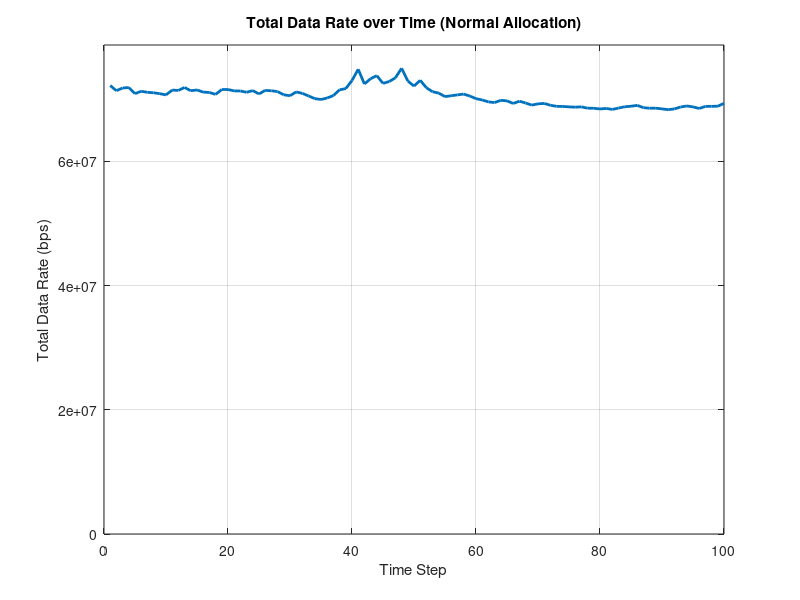

Reproduce this figure in MATLAB.
T = 100;
num_RU = 3;
UERU = 5;
total_UE = UERU * num_RU;
user_RU = zeros(1, total_UE); % RU index for every user

num_RB = 20;
B = 200e3;
P = 0.3;
sigmsqr = 10^((-173 - 30)/10);
eta = 2;
predicted_len = 5;

rayleigh_gain = ones(total_UE, num_RB);

% Location
locrux = [-5, 0, 5];
locruy = [-5, 0, 5];
locux = randn(1, total_UE) * 10;
locuy = randn(1, total_UE) * 10;

trajectory_x = zeros(T, total_UE); % shape(T, total_UE)
trajectory_y = zeros(T, total_UE);
trajectory_x(1,:) = locux;
trajectory_y(1,:) = locuy;

for t = 1:T
    for i = 1:total_UE
        move_x = -1 + 2 * rand();  % np.random.uniform(-1, 1)
        move_y = -1 + 2 * rand();
        trajectory_x(t, i) = trajectory_x(max(t-1,1), i) + move_x;
        trajectory_y(t, i) = trajectory_y(max(t-1,1), i) + move_y;
    end
end

distance = zeros(T, total_UE, num_RU);
for t = 1:T
    for i = 1:total_UE
        temp = zeros(1, num_RU);
        for j = 1:num_RU
            dis = sqrt((trajectory_x(t,i) - locrux(j))^2 + (trajectory_y(t,i) - locruy(j))^2);
            temp(j) = dis;
            distance(t,i,j) = dis;
        end
        [~, user_RU(i)] = min(temp);
    end
end

rb_counts = randi([0, 5], 1, total_UE); % initial allocation
e_norm = zeros(total_UE, num_RB);

for i = 1:total_UE
    count = rb_counts(i);
    if count > 0
        selected_rbs = randperm(num_RB, count); 
        e_norm(i, selected_rbs) = 1;
    end
end

record_norm = [];
for t = 1:100
    data_rate = zeros(1, total_UE);
    for n = 1:total_UE
        for k = 1:num_RB
            if e_norm(n, k) == 1
                signal = P * distance(t, n, user_RU(n))^(-eta) * rayleigh_gain(n, k);

                interference = 0;
                for others = 1:total_UE
                    if others ~= n && e_norm(others, k) == 1
                        if user_RU(others) ~= user_RU(n)
                            interference = interference + ...
                                P * distance(t, others)^(-eta) * rayleigh_gain(others, k);
                        end
                    end
                end

                SINR = signal / (interference + sigmsqr);
                data_rate(n) = data_rate(n) + B * log(1 + SINR);
            end
        end
    end

    record_norm = [record_norm, sum(data_rate)];
end

figure;
plot(1:T, record_norm, 'LineWidth', 2);
xlabel('Time Step');
ylabel('Total Data Rate (bps)');
title('Total Data Rate over Time (Normal Allocation)');
grid on;
ylim([0, max(record_norm)*1.05]);  % 纵轴从0到最大值稍微放大一点

